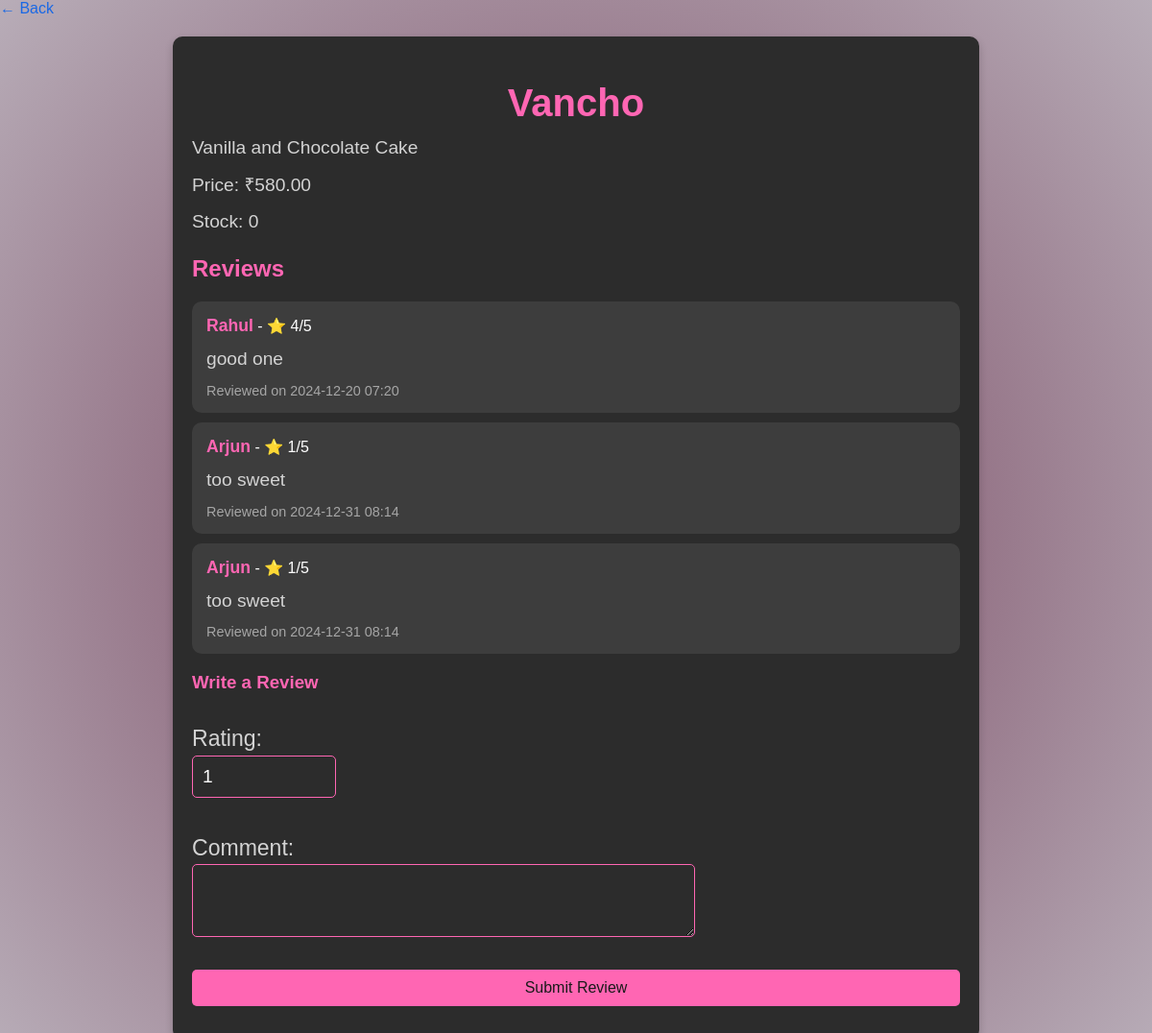
/users/cakes/10/ (signed in), run on the app's committed database.
### shops/models.py (models this page shows, shortened)
class Cake(models.Model):
    shop = models.ForeignKey(Shop, on_delete=models.CASCADE, related_name='cakes')
    name = models.CharField(max_length=255)
    description = models.TextField()
    price = models.DecimalField(max_digits=10, decimal_places=2)
    stock = models.PositiveIntegerField(default=0)
    image = models.ImageField(upload_to='cakes/')

class Review(models.Model):
    user = models.ForeignKey(User, on_delete=models.CASCADE, related_name='reviews')
    cake = models.ForeignKey('Cake', on_delete=models.CASCADE, related_name='reviews')
    rating = models.PositiveIntegerField(default=1)  # Rating between 1 and 5
    comment = models.TextField(blank=True, null=True)
    created_at = models.DateTimeField(auto_now_add=True)

### users/views.py (the view)
# urls.py: path('cakes/<int:cake_id>/', cake_detail, name='cake_detail'),
@login_required
def cake_detail(request, cake_id):
    cake = get_object_or_404(Cake, id=cake_id)
    shop = cake.shop
    reviews = Review.objects.filter(cake=cake).select_related('user')
    if request.method == 'POST':
        form = ReviewForm(request.POST)
        if form.is_valid():
            review = form.save(commit=False)
            review.user = request.user
            review.cake = cake
            review.save()
            return redirect('cake_detail', cake_id=cake.id)
    else:
        form = ReviewForm()
    return render(request, 'users/cake_detail.html', {'cake': cake,'shop': shop, 'reviews': reviews, 'form': form})

### users/forms.py
class ReviewForm(forms.ModelForm):
    class Meta:
        model = Review
        fields = ['rating', 'comment']
        widgets = {
            'rating': forms.NumberInput(attrs={'min': 1, 'max': 5, 'class': 'form-control'}),
            'comment': forms.Textarea(attrs={'class': 'form-control', 'rows': 3}),
        }

### users/templates/users/cake_detail.html (shortened to what this page needs)
<!DOCTYPE html>
<html>
<head>
</head>
<body>
    <a href="{% url 'shop_menu' shop.id %}" style="text-decoration: none; color:rgb(26, 104, 229);">&larr; Back</a>
    <div class="container">
        <h1>{{ cake.name }}</h1>
        <p>{{ cake.description }}</p>
        <p>Price: ₹{{ cake.price }}</p>
        <p>Stock: {{ cake.stock }}</p>
        <div class="reviews">
            <h2>Reviews</h2>
            {% if reviews %}
            <ul>
                {% for review in reviews %}
                <li>
                    <strong>{{ review.user.username }}</strong> - ⭐ {{ review.rating }}/5
                    <p>{{ review.comment }}</p>
                    <small>Reviewed on {{ review.created_at|date:"Y-m-d H:i" }}</small>
                </li>
                {% endfor %}
            </ul>
            {% else %}
            <p class="no-reviews">No reviews yet. Be the first to review!</p>
            {% endif %}
        </div>
        <h3>Write a Review</h3>
        <form method="post">
            {{ form.as_p }}
            <button type="submit" class="btn btn-primary">Submit Review</button>
        </form>
    </div>
</body>
</html>

### users/templates/users/cake_detail.html (style rules this page uses)
body { font-family: Arial, sans-serif; background: radial-gradient(circle at center,rgb(114, 60, 87),rgb(184, 173, 184)); margin: 0; color: #ffffff; margin: 0; padding: 0; }
h1 { text-align: center; font-size: 2.5em; color: #ff66b3; margin-bottom: 10px; }
p { font-size: 1.2em; line-height: 1.5; color: #d3d3d3; margin: 10px 0; }
.container { max-width: 800px; margin: 20px auto; padding: 20px; background-color: #2c2c2c; border-radius: 10px; box-shadow: 0 4px 8px rgba(0, 0, 0, 0.2); }
ul { list-style: none; padding: 0; }
li { background-color: #3d3d3d; padding: 15px; border-radius: 10px; margin: 10px 0; }
li strong { color: #ff66b3; font-size: 1.1em; }
li small { display: block; margin-top: 10px; font-size: 0.9em; color: #a6a6a6; }
h2, h3 { color: #ff66b3; }
form { margin-top: 20px; display: flex; flex-direction: column; align-items: flex-start; }
form label { font-size: 1.2em; margin-bottom: 5px; }
form input, form textarea, form button { font-size: 1em; padding: 10px; margin-bottom: 15px; border: 1px solid #ff66b3; border-radius: 5px; background-color: #2c2c2c; color: #ffffff; width: 100%; box-sizing: border-box; }
form button { cursor: pointer; border: none; background-color: #ff66b3; color: #1a1a1a; transition: 0.3s; }
.reviews { margin-top: 20px; }

### data on the page
Cake: name "Vancho", description "Vanilla and Chocolate Cake", price "580.00", stock "0"
Review: user.username "Rahul", rating "4", comment "good one", created_at "2024-12-20 07:20"
Review: user.username "Arjun", rating "1", comment "too sweet", created_at "2024-12-31 08:14"
Review: user.username "Arjun", rating "1", comment "too sweet", created_at "2024-12-31 08:14"
